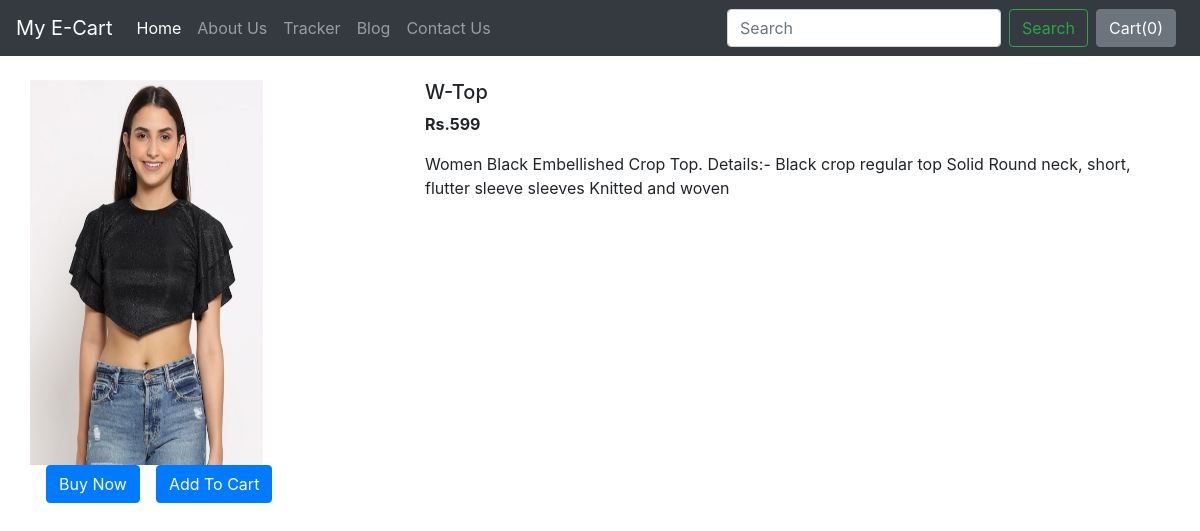
/shop/products/16, run on the app's committed database.
### shop/models.py (models this page shows, shortened)
class Product(models.Model):
    product_id = models.AutoField
    product_name = models.CharField(max_length=50)
    category = models.CharField(max_length=50, default="")
    subcategory = models.CharField(max_length=50, default="")
    price = models.IntegerField(default=0)
    desc = models.CharField(max_length=300)
    pub_date = models.DateField()
    image = models.ImageField(upload_to='shop/images', default="")

### shop/views.py (the view)
# urls.py: path("products/<int:myid>", views.productView, name="ProductView"),
def productView(request, myid):
    product = Product.objects.filter(id=myid)
    return render(request, 'shop/prodView.html', {'product':product[0]})

### shop/Templates/shop/prodView.html (shortened to what this page needs)
{% extends 'shop/basic.html' %}
{% block body %}
<div class="container my-4">
    <div class="row">
    <div class="col-md-4">
    <div class="row">
        <img src="/media/{{product.image}}" width="233px" height="385px">
    </div>
        <div class="row">
            <button class="btn btn-primary mx-3">Buy Now</button>
            <button class="btn btn-primary">Add To Cart</button>
        </div>
    </div>
    <div class="col-md-8">
        <h5>{{product.product_name}}</h5>
        <p><b>Rs.{{product.price}} </b></p>
        <p>{{product.desc}}</p>
    </div>
    </div>
</div>
{% endblock %}

### data on the page
Product: image (picture), product_name "W-Top", price "599", desc "Women Black Embellished Crop Top. Details:- Black crop regular top Solid Round neck, short, flutter sleeve sleeves Knitted and woven"
